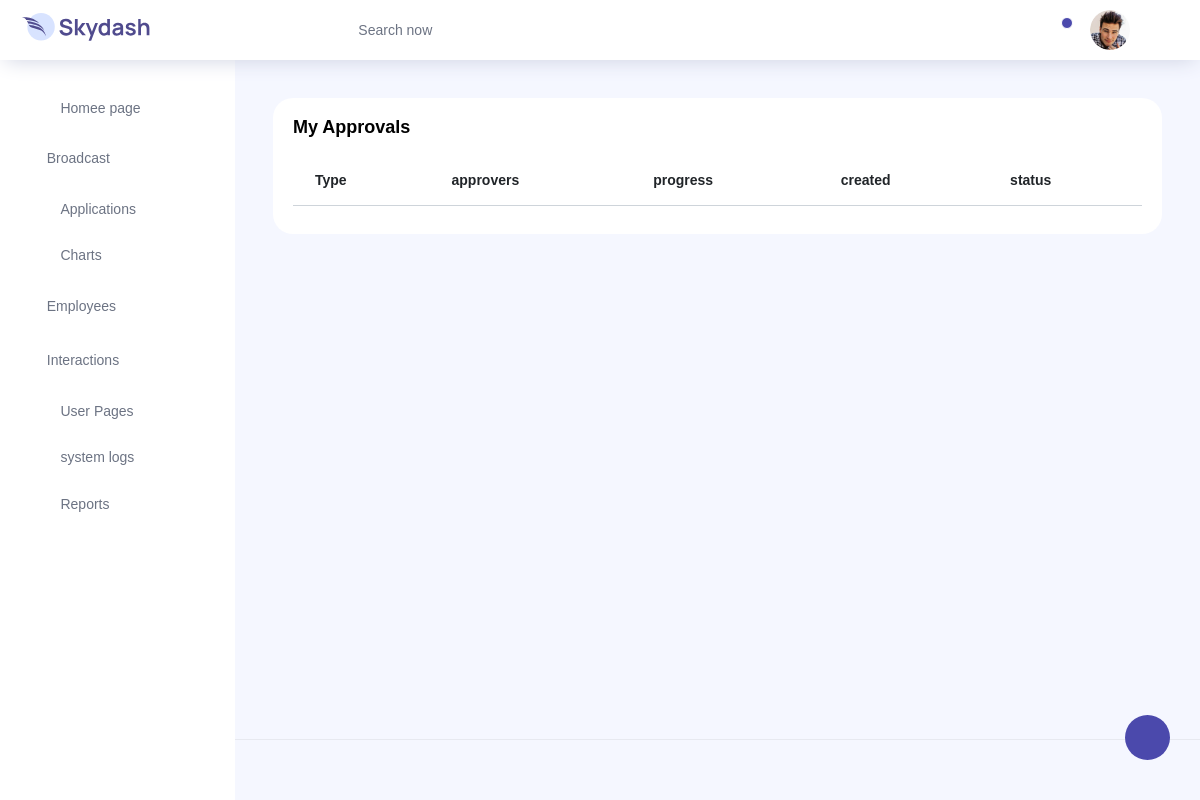
Before: /list_approvals (signed in) with the older database file.
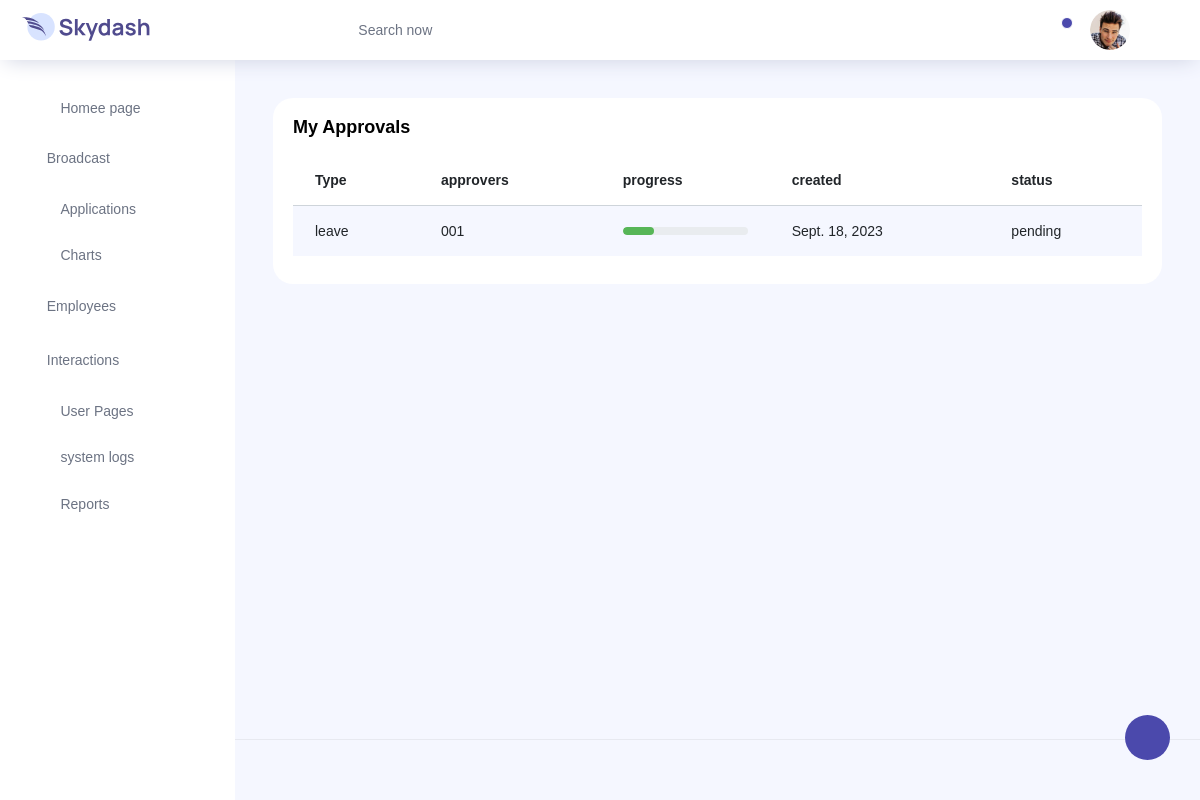
After: the same page with the newer database file.
### management/models.py (models this page shows, shortened)
class Process(models.Model):
    applicant = models.CharField(max_length=10,default="")
    approvals = models.ForeignKey(Approvals,on_delete=models.PROTECT,related_name="processes")
    details = models.TextField()
    created = models.DateField()
    status = models.CharField(max_length=10,choices=(('pending',"pending"),('cancelled',"cancelled"),('complete',"complete")),default="pending")
    documents = models.FileField(default="process.pdf",upload_to='process')

class Approvals(models.Model):
    type = models.CharField(max_length=100,default="")
    approvers = models.ForeignKey(Approvers,on_delete=models.PROTECT)
    level = models.CharField(max_length=10,default="")
    created = models.DateField(default=timezone.now)
    remarks = models.TextField()

class Approvers(models.Model):
    Employee_ids = models.CharField(max_length=100,default="")
    approval_type = models.CharField(max_length=10,default="")
    created = models.DateField(default=timezone.now)
    remarks = models.TextField()

### management/views.py (the view)
# urls.py: path('list_approvals',views.view_approvals,name="management_list_approvals"),
def view_approvals(request):
    context = {"processes":Process.objects.filter(applicant=request.user.username)}
    return render(request,'management/approval_list.html',context)

### management/templates/management/approval_list.html (shortened to what this page needs)
{% extends 'management/base.html' %}
{% load crispy_forms_tags %}
{% block content %}
      <div class="main-panel">
        <div class="content-wrapper">
          <div class="row">
            <div class="col-12 grid-margin stretch-card">
              <div class="card">
                <div class="card-body">
                  <h4 class="card-title">My approvals</h4>
                  <p class="card-description">
                    <div class="table-responsive">
                        <table class="table table-striped" id="ApprovalTab">
                          <thead>
                            <tr>
                              <th>
                                Type
                              </th>
                              <th>
                                approvers
                              </th>
                              <th>
                                progress
                              </th>
                              <th>
                                created
                              </th>
                              <th>
                                status
                              </th>
                            </tr>
                          </thead>
                          <tbody>
                            {% for process in processes %}
                            <tr>
                              <td class="py-1">
                                 {{process.approvals.type}}
                              </td>
                              <td>
                                {{process.approvals.approvers.Employee_ids}}
                              </td>
                              <td>
                                <div class="progress">
                                  <div class="progress-bar bg-success" role="progressbar" style="width: 25%" aria-valuenow="0" aria-valuemin="0" aria-valuemax="100"></div>
                                </div>
                              </td>
                              <td>
                                {{process.created}}
                              </td>
                              <td>
                                {{process.status}}
                              </td>
                            </tr>
                            {% endfor %}
                          </tbody>
                        </table>
                      </div>
                  </p>
                </div>
              </div>
            </div>
          </div>
        </div>
        <footer class="footer">
        </footer>
      </div>
  {% endblock content %}

### management/templates/management/base.html (shortened to what this page needs)
{% load static %}
{% load crispy_forms_tags %}
<!DOCTYPE html>
<html lang="en">
<head>
  <link rel="stylesheet" href="{% static 'management/vendors/feather/feather.css' %}">
  <link rel="stylesheet" href="{% static 'vendors/ti-icons/css/themify-icons.css' %}">
  <link rel="stylesheet" href="{% static 'vendors/css/vendor.bundle.base.css' %}">
  <link rel="stylesheet" href="{% static 'vendors/datatables.net-bs4/dataTables.bootstrap4.css' %}">
  <link rel="stylesheet" href="{% static 'management/vendors/ti-icons/css/themify-icons.css' %}">
  <link rel="stylesheet" type="text/css" href="{% static 'management/js/select.dataTables.min.css' %}">
  <link rel="stylesheet" href="{% static 'management/css/vertical-layout-light/style.css' %}">
</head>
<body>
  <div class="container-scroller">
    <nav class="navbar col-lg-12 col-12 p-0 fixed-top d-flex flex-row">
      <div class="text-center navbar-brand-wrapper d-flex align-items-center justify-content-center">
        <a class="navbar-brand brand-logo mr-5" href="index.html"><img src="images/logo.svg" class="mr-2" alt="logo"/></a>
      </div>
      <div class="navbar-menu-wrapper d-flex align-items-center justify-content-end">
        <button class="navbar-toggler navbar-toggler align-self-center" type="button" data-toggle="minimize">
          <span class="icon-menu"></span>
        </button>
        <ul class="navbar-nav mr-lg-2">
          <li class="nav-item nav-search d-none d-lg-block">
            <div class="input-group">
              <div class="input-group-prepend hover-cursor" id="navbar-search-icon">
                <span class="input-group-text" id="search">
                  <i class="icon-search"></i>
                </span>
              </div>
              <input type="text" class="form-control" id="navbar-search-input" placeholder="Search now" aria-label="search" aria-describedby="search">
            </div>
          </li>
        </ul>
        <ul class="navbar-nav navbar-nav-right">
          <li class="nav-item dropdown">
            <a class="nav-link count-indicator dropdown-toggle" id="notificationDropdown" href="#" data-toggle="dropdown">
              <i class="icon-bell mx-0"></i>
              <span class="count"></span>
            </a>
          </li>
          <li class="nav-item nav-profile dropdown">
            <a class="nav-link dropdown-toggle" href="#" data-toggle="dropdown" id="profileDropdown">
              <img src="images/faces/face28.jpg" alt="profile"/>
            </a>
          </li>
          <li class="nav-item nav-settings d-none d-lg-flex">
            <a class="nav-link" href="#">
              <i class="icon-ellipsis"></i>
            </a>
          </li>
        </ul>
      </div>
    </nav>
    <div class="container-fluid page-body-wrapper">
      <div class="theme-setting-wrapper">
        <div id="settings-trigger"><i class="ti-settings"></i></div>
      </div>
      <nav class="sidebar sidebar-offcanvas" id="sidebar">
        <ul class="nav">
          <li class="nav-item">
            <a class="nav-link" href="{% url 'management-home' %}">
              <i class="icon-grid menu-icon"></i>
              <span class="menu-title">Homee page</span>
            </a>
          </li>
          <li class="nav-item">
            <a class="nav-link" data-toggle="collapse" href="#ui-basic" aria-expanded="false" aria-controls="ui-basic">
              <i class="ti-desktop"></i>&nbsp;
              <span class="menu-title">Broadcast</span>
              <i class="menu-arrow"></i>
            </a>
          </li>
          <li class="nav-item">
            <a class="nav-link" data-toggle="collapse" href="#form-elements" aria-expanded="false" aria-controls="form-elements">
              <i class="icon-columns menu-icon"></i>
              <span class="menu-title">Applications</span>
              <i class="menu-arrow"></i>
            </a>
          </li>
          <li class="nav-item">
            <a class="nav-link" data-toggle="collapse" href="#charts" aria-expanded="false" aria-controls="charts">
              <i class="icon-bar-graph menu-icon"></i>
              <span class="menu-title">Charts</span>
              <i class="menu-arrow"></i>
            </a>
          </li>
          <li class="nav-item">
            <a class="nav-link" data-toggle="collapse" href="#tables" aria-expanded="false" aria-controls="tables">
              <i class="ti-user"></i>&nbsp;
              <span class="menu-title">Employees</span>
              <i class="menu-arrow"></i>
            </a>
          </li>
          <li class="nav-item">
            <a class="nav-link" data-toggle="collapse" href="#icons" aria-expanded="false" aria-controls="icons">
              <i class="ti-comments"></i>&nbsp;
              <span class="menu-title">Interactions</span>
              <i class="menu-arrow"></i>
            </a>
          </li>
          <li class="nav-item">
            <a class="nav-link" data-toggle="collapse" href="#auth" aria-expanded="false" aria-controls="auth">
              <i class="icon-head menu-icon"></i>
              <span class="menu-title">User Pages</span>
              <i class="menu-arrow"></i>
            </a>
          </li>
          <li class="nav-item">
            <a class="nav-link" data-toggle="collapse" href="#error" aria-expanded="false" aria-controls="error">
              <i class="icon-ban menu-icon"></i>
              <span class="menu-title">system logs</span>
              <i class="menu-arrow"></i>
            </a>
          </li>
          <li class="nav-item">
            <a class="nav-link" href="pages/documentation/documentation.html">
              <i class="icon-paper menu-icon"></i>
              <span class="menu-title">Reports</span>
            </a>
          </li>
        </ul>
      </nav>
     {% block content %}
     {% endblock content %}
    </div>
  </div>
</body>
</html>

Changed rows visible on the page:
added Process: approvals.type "leave", approvals.approvers.Employee_ids "001", created "Sept. 18, 2023", status "pending"
